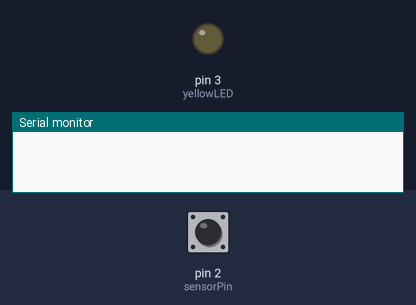
The sketch below on a simulated Arduino Uno, built with avr-gcc and run on an emulated ATmega328P. Shown: output pins drawn as LEDs (lit = HIGH), the last lines printed to the serial monitor. Dashed ring = blinking. Inputs (shaded band) come from the test bench; at power-on: pin 2 (sensorPin) HIGH.

Above: at 1.2 s.
1.3 s: pin 2 (sensorPin) driven LOW
At 2.4 s:
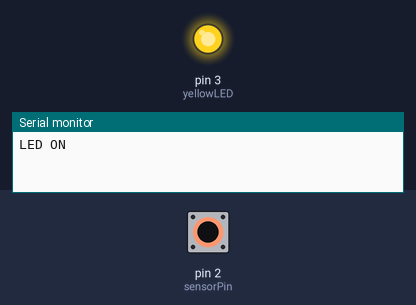
2.8 s: pin 2 (sensorPin) pulsed HIGH 5 times (0.12 s each, 0.3 s apart)
At 3.37 s:
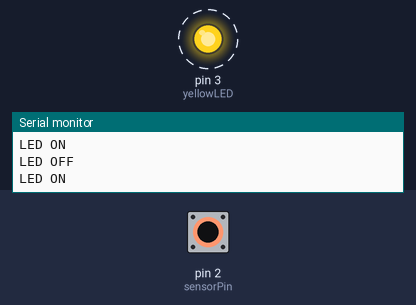
Timing chart, 0 to 5.8 s (numbered marks = the images above; inputs shaded):
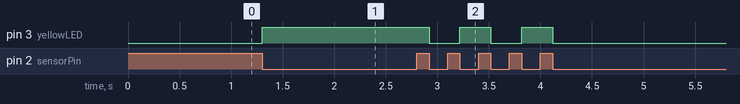

The sketch:

m1_t2p1.ino
```cpp
#define sensorPin 2
#define yellowLED 3

uint8_t ledState = LOW;

void setup()
{
  Serial.begin(9600);

  pinMode(sensorPin, INPUT);
  pinMode(yellowLED, OUTPUT);

  attachInterrupt(digitalPinToInterrupt(sensorPin), toggle, FALLING);

}

void loop(){
	delay(500);
}

void toggle(){
  ledState = !ledState;
  digitalWrite(yellowLED, ledState);
  if(ledState == HIGH){
    Serial.println("LED ON");
  }
  else{
  	Serial.println("LED OFF");
  }

}
```

Measured:
- after the input at 1.3 s, pin 3 (yellowLED): LOW → HIGH at once
- after the input at 2.8 s, pin 3 (yellowLED): alternates HIGH for 0.30 s and LOW for 0.30 s, 5 changes in all, then stays LOW, starting after 0.12 s
